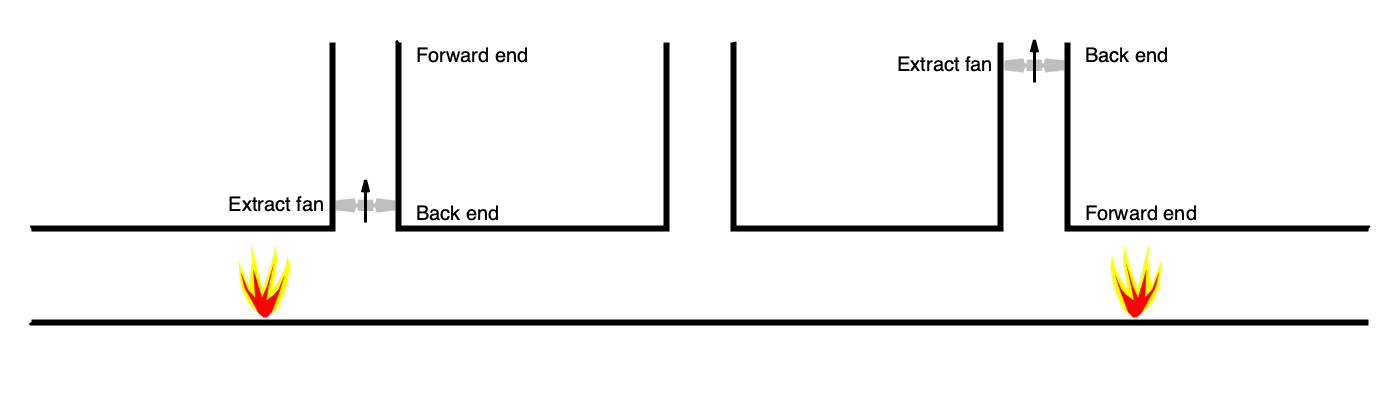

Write the gnuplot code that produced this figure.
#set terminal pdf size 29.7cm,21cm linewidth 1 font "Helvetica,22" enhanced
#outfile = "symmetric-figure-6.pdf"
set terminal pngcairo size 1400,420 linewidth 3 font "Helvetica,30" enhanced
outfile = "symmetric-figure-6.png"
set output outfile
set multiplot
unset grid
unset key

# Top left graph
set bmargin at screen 0.01
set tmargin at screen 0.99
set lmargin at screen 0.01
set rmargin at screen 0.99
unset border
unset title
unset xlabel
unset ylabel
set xrange [-2050:2050]
set yrange [0:0.88]
set noxtics
set noytics

unset key
set linetype 1 linewidth 2 lc rgb "black"
set linetype 2 linewidth 1 lc rgb "green"
set linetype 3 linewidth 1 lc rgb "blue"
set linetype 4 linewidth 2 lc rgb "black" dashtype 2
set linetype 5 linewidth 1 lc rgb "black"

left1 = -950
right1 = left1 + 400
top1 = 0.3
bottom1 = 0.23


# Define a fire burning straight up.  We have four tongues of flame
# with a large yellow icon overlaid with a smaller red icon.
xbase = 0
ybase = 0
width = 0.5
height = 0.0006
x1  = xbase
y1  = ybase
x2  = xbase - width  * 70
y2  = ybase + height * 30
x3  = xbase - width  * 110
y3  = ybase + height * 60
x4  = xbase - width  * 140
y4  = ybase + height * 100
x5  = xbase - width  * 150
y5  = ybase + height * 130
x6  = xbase - width  * 160
y6  = ybase + height * 200
x7  = xbase - width  * 130
y7  = ybase + height * 160
x8  = xbase - width  * 100
y8  = ybase + height * 110
x9  = xbase - width  * 80
y9  = ybase + height * 200
x10 = xbase - width  * 85
y10 = ybase + height * 260
x11 = xbase - width  * 75
y11 = ybase + height * 240
x12 = xbase - width  * 30
y12 = ybase + height * 130
x13 = xbase - width  * 15
y13 = ybase + height * 100
x14 = xbase - width  * 0
y14 = ybase + height * 130
x15 = xbase + width  * 40
y15 = ybase + height * 200
x16 = xbase + width  * 60
y16 = ybase + height * 255
x17 = xbase + width  * 70
y17 = ybase + height * 210
x18 = xbase + width  * 60
y18 = ybase + height * 160
x19 = xbase + width  * 40
y19 = ybase + height * 100
x20 = xbase + width  * 80
y20 = ybase + height * 130
x21 = xbase + width  * 120
y21 = ybase + height * 180
x22 = xbase + width  * 135
y22 = ybase + height * 220
x23 = xbase + width  * 145
y23 = ybase + height * 180
x24 = xbase + width  * 130
y24 = ybase + height * 120
x25 = xbase + width  * 100
y25 = ybase + height * 70
x26 = xbase + width  * 70
y26 = ybase + height * 30
x27 = xbase
y27 = xbase

x51 = xbase - width  * 10
y51 = ybase
x52 = xbase - width  * 40
y52 = ybase + height * 15
x53 = xbase - width  * 90
y53 = ybase + height * 70
x54 = xbase - width  * 120
y54 = ybase + height * 100
x55 = xbase - width  * 130
y55 = ybase + height * 120
x56 = xbase - width  * 145
y56 = ybase + height * 160
x57 = xbase - width  * 105
y57 = ybase + height * 100
x58 = xbase - width  * 60
y58 = ybase + height * 70
x59 = xbase - width  * 65
y59 = ybase + height * 110
x60 = xbase - width  * 70
y60 = ybase + height * 170
x61 = xbase - width  * 20
y61 = ybase + height * 70
x62 = xbase + width  * 10
y62 = ybase + height * 110
x63 = xbase + width  * 50
y63 = ybase + height * 190
x64 = xbase + width  * 20
y64 = ybase + height * 110
x65 = xbase + width  * 5
y65 = ybase + height * 60
x66 = xbase + width  * 50
y66 = ybase + height * 80
x67 = xbase + width  * 80
y67 = ybase + height * 100
x68 = xbase + width  * 115
y68 = ybase + height * 150
x69 = xbase + width  * 90
y69 = ybase + height * 100
x70 = xbase + width  * 40
y70 = ybase + height * 20
x71 = xbase + width  * 10
y71 = ybase
x72 = xbase - width  * 10
y72 = ybase




xaxis = -1300
yaxis = 0.21
direction = 1
set object 121 polygon from first xaxis + direction * x1, yaxis + y1 to \
                            first xaxis + direction * x2, yaxis + y2 to \
                            first xaxis + direction * x3, yaxis + y3 to \
                            first xaxis + direction * x4, yaxis + y4 to \
                            first xaxis + direction * x5, yaxis + y5 to \
                            first xaxis + direction * x6, yaxis + y6 to \
                            first xaxis + direction * x7, yaxis + y7 to \
                            first xaxis + direction * x8, yaxis + y8 to \
                            first xaxis + direction * x9, yaxis + y9 to \
                            first xaxis + direction * x10, yaxis + y10 to \
                            first xaxis + direction * x11, yaxis + y11 to \
                            first xaxis + direction * x12, yaxis + y12 to \
                            first xaxis + direction * x13, yaxis + y13 to \
                            first xaxis + direction * x14, yaxis + y14 to \
                            first xaxis + direction * x15, yaxis + y15 to \
                            first xaxis + direction * x16, yaxis + y16 to \
                            first xaxis + direction * x17, yaxis + y17 to \
                            first xaxis + direction * x18, yaxis + y18 to \
                            first xaxis + direction * x19, yaxis + y19 to \
                            first xaxis + direction * x20, yaxis + y20 to \
                            first xaxis + direction * x21, yaxis + y21 to \
                            first xaxis + direction * x22, yaxis + y22 to \
                            first xaxis + direction * x23, yaxis + y23 to \
                            first xaxis + direction * x24, yaxis + y24 to \
                            first xaxis + direction * x25, yaxis + y25 to \
                            first xaxis + direction * x26, yaxis + y26 to \
                            first xaxis + direction * x27, yaxis + y27\
                            lw 0 fc "yellow" fillstyle solid
set object 122 polygon from first xaxis + direction * x51, yaxis + y51 to \
                            first xaxis + direction * x52, yaxis + y52 to \
                            first xaxis + direction * x53, yaxis + y53 to \
                            first xaxis + direction * x54, yaxis + y54 to \
                            first xaxis + direction * x55, yaxis + y55 to \
                            first xaxis + direction * x56, yaxis + y56 to \
                            first xaxis + direction * x57, yaxis + y57 to \
                            first xaxis + direction * x58, yaxis + y58 to \
                            first xaxis + direction * x59, yaxis + y59 to \
                            first xaxis + direction * x60, yaxis + y60 to \
                            first xaxis + direction * x61, yaxis + y61 to \
                            first xaxis + direction * x62, yaxis + y62 to \
                            first xaxis + direction * x63, yaxis + y63 to \
                            first xaxis + direction * x64, yaxis + y64 to \
                            first xaxis + direction * x65, yaxis + y65 to \
                            first xaxis + direction * x66, yaxis + y66 to \
                            first xaxis + direction * x67, yaxis + y67 to \
                            first xaxis + direction * x68, yaxis + y68 to \
                            first xaxis + direction * x69, yaxis + y69 to \
                            first xaxis + direction * x70, yaxis + y70 to \
                            first xaxis + direction * x71, yaxis + y71 to \
                            first xaxis + direction * x72, yaxis + y72 \
                            lw 0 fc "red" fillstyle solid

xaxis = 1300
yaxis = 0.21
direction = -1
set object 123 polygon from first xaxis + direction * x1, yaxis + y1 to \
                            first xaxis + direction * x2, yaxis + y2 to \
                            first xaxis + direction * x3, yaxis + y3 to \
                            first xaxis + direction * x4, yaxis + y4 to \
                            first xaxis + direction * x5, yaxis + y5 to \
                            first xaxis + direction * x6, yaxis + y6 to \
                            first xaxis + direction * x7, yaxis + y7 to \
                            first xaxis + direction * x8, yaxis + y8 to \
                            first xaxis + direction * x9, yaxis + y9 to \
                            first xaxis + direction * x10, yaxis + y10 to \
                            first xaxis + direction * x11, yaxis + y11 to \
                            first xaxis + direction * x12, yaxis + y12 to \
                            first xaxis + direction * x13, yaxis + y13 to \
                            first xaxis + direction * x14, yaxis + y14 to \
                            first xaxis + direction * x15, yaxis + y15 to \
                            first xaxis + direction * x16, yaxis + y16 to \
                            first xaxis + direction * x17, yaxis + y17 to \
                            first xaxis + direction * x18, yaxis + y18 to \
                            first xaxis + direction * x19, yaxis + y19 to \
                            first xaxis + direction * x20, yaxis + y20 to \
                            first xaxis + direction * x21, yaxis + y21 to \
                            first xaxis + direction * x22, yaxis + y22 to \
                            first xaxis + direction * x23, yaxis + y23 to \
                            first xaxis + direction * x24, yaxis + y24 to \
                            first xaxis + direction * x25, yaxis + y25 to \
                            first xaxis + direction * x26, yaxis + y26 to \
                            first xaxis + direction * x27, yaxis + y27\
                            lw 0 fc "yellow" fillstyle solid
set object 124 polygon from first xaxis + direction * x51, yaxis + y51 to \
                            first xaxis + direction * x52, yaxis + y52 to \
                            first xaxis + direction * x53, yaxis + y53 to \
                            first xaxis + direction * x54, yaxis + y54 to \
                            first xaxis + direction * x55, yaxis + y55 to \
                            first xaxis + direction * x56, yaxis + y56 to \
                            first xaxis + direction * x57, yaxis + y57 to \
                            first xaxis + direction * x58, yaxis + y58 to \
                            first xaxis + direction * x59, yaxis + y59 to \
                            first xaxis + direction * x60, yaxis + y60 to \
                            first xaxis + direction * x61, yaxis + y61 to \
                            first xaxis + direction * x62, yaxis + y62 to \
                            first xaxis + direction * x63, yaxis + y63 to \
                            first xaxis + direction * x64, yaxis + y64 to \
                            first xaxis + direction * x65, yaxis + y65 to \
                            first xaxis + direction * x66, yaxis + y66 to \
                            first xaxis + direction * x67, yaxis + y67 to \
                            first xaxis + direction * x68, yaxis + y68 to \
                            first xaxis + direction * x69, yaxis + y69 to \
                            first xaxis + direction * x70, yaxis + y70 to \
                            first xaxis + direction * x71, yaxis + y71 to \
                            first xaxis + direction * x72, yaxis + y72 \
                            lw 0 fc "red" fillstyle solid


# Define the impeller of an axial fan
diameter = 180
bladechord = 0.015
arrowlen = 6 * bladechord
bladelength = 0.5 * diameter * 0.75
hub = 0.5 * diameter - bladelength
x1 = 0
y1 = bladechord * 0.8
x2 = hub * 0.9
y2 = bladechord * 0.8
x3 = hub
y3 = bladechord * 0.75

x4 = hub
y4 = bladechord * 0.3
x5 = hub + bladelength * 0.1
y5 = bladechord * 0.3
x6 = hub + bladelength * 0.15
y6 = bladechord
x7 = hub + bladelength * 0.98
y7 = bladechord * 0.7
x8 = hub + bladelength * 1
y8 = 0
x17 = hub + bladelength * 0.98
y17 = -bladechord * 0.7
x16 = hub + bladelength * 0.15
y16 = -bladechord
x15 = hub + bladelength * 0.1
y15 = -bladechord * 0.3
x14 = hub
y14 = -bladechord * 0.3
x13 = hub
y13 = -bladechord * 0.75
x12 = hub * 0.9
y12 = -bladechord * 0.8
x11 = 0
y11 = -bladechord * 0.8



# Set the fan icon in the left-hand shaft
xaxis = -1000
yaxis = 0.45
set object 153 polygon from first xaxis + x1, yaxis + y1 to \
                            first xaxis + x2, yaxis + y2 to \
                            first xaxis + x3, yaxis + y3 to \
                            first xaxis + x4, yaxis + y4 to \
                            first xaxis + x5, yaxis + y5 to \
                            first xaxis + x6, yaxis + y6 to \
                            first xaxis + x7, yaxis + y7 to \
                            first xaxis + x8, yaxis + y8 to \
                            first xaxis + x17, yaxis + y17 to \
                            first xaxis + x16, yaxis + y16 to \
                            first xaxis + x15, yaxis + y15 to \
                            first xaxis + x14, yaxis + y14 to \
                            first xaxis + x13, yaxis + y13 to \
                            first xaxis + x12, yaxis + y12 to \
                            first xaxis + x11, yaxis + y11 to\
                            first xaxis - x11, yaxis + y11 to \
                            first xaxis - x12, yaxis + y12 to \
                            first xaxis - x13, yaxis + y13 to \
                            first xaxis - x14, yaxis + y14 to \
                            first xaxis - x15, yaxis + y15 to \
                            first xaxis - x16, yaxis + y16 to \
                            first xaxis - x17, yaxis + y17 to \
                            first xaxis - x8, yaxis + y8 to \
                            first xaxis - x7, yaxis + y7 to \
                            first xaxis - x6, yaxis + y6 to \
                            first xaxis - x5, yaxis + y5 to \
                            first xaxis - x4, yaxis + y4 to \
                            first xaxis - x3, yaxis + y3 to \
                            first xaxis - x2, yaxis + y2 to \
                            first xaxis - x1, yaxis + y1 \
                            lw 0 fc "gray" fillstyle solid
set arrow 154 from first xaxis, yaxis - arrowlen * 0.4 \
              to   first xaxis, yaxis + arrowlen * 0.6 \
              front linetype 1 linewidth 1

# Set the fan icon in the right-hand shaft
xaxis = 1000
yaxis = 0.75
set object 155 polygon from first xaxis + x1, yaxis + y1 to \
                            first xaxis + x2, yaxis + y2 to \
                            first xaxis + x3, yaxis + y3 to \
                            first xaxis + x4, yaxis + y4 to \
                            first xaxis + x5, yaxis + y5 to \
                            first xaxis + x6, yaxis + y6 to \
                            first xaxis + x7, yaxis + y7 to \
                            first xaxis + x8, yaxis + y8 to \
                            first xaxis + x17, yaxis + y17 to \
                            first xaxis + x16, yaxis + y16 to \
                            first xaxis + x15, yaxis + y15 to \
                            first xaxis + x14, yaxis + y14 to \
                            first xaxis + x13, yaxis + y13 to \
                            first xaxis + x12, yaxis + y12 to \
                            first xaxis + x11, yaxis + y11 to\
                            first xaxis - x11, yaxis + y11 to \
                            first xaxis - x12, yaxis + y12 to \
                            first xaxis - x13, yaxis + y13 to \
                            first xaxis - x14, yaxis + y14 to \
                            first xaxis - x15, yaxis + y15 to \
                            first xaxis - x16, yaxis + y16 to \
                            first xaxis - x17, yaxis + y17 to \
                            first xaxis - x8, yaxis + y8 to \
                            first xaxis - x7, yaxis + y7 to \
                            first xaxis - x6, yaxis + y6 to \
                            first xaxis - x5, yaxis + y5 to \
                            first xaxis - x4, yaxis + y4 to \
                            first xaxis - x3, yaxis + y3 to \
                            first xaxis - x2, yaxis + y2 to \
                            first xaxis - x1, yaxis + y1 \
                            lw 0 fc "gray" fillstyle solid
set arrow 156 from first xaxis, yaxis - arrowlen * 0.4 \
              to   first xaxis, yaxis + arrowlen * 0.6 \
              front linetype 1 linewidth 1

set label 1 "{/*0.5 Back end}" at first -850, 0.45 left
set label 2 "{/*0.5 Forward end}" at first -850, 0.79 left
set label 3 "{/*0.5 Back end}" at first 1150, 0.79 left
set label 4 "{/*0.5 Forward end}" at first 1150, 0.45 left
set label 5 "{/*0.5 Extract fan}" at first -1125, 0.47 right
set label 6 "{/*0.5 Extract fan}" at first 875, 0.77 right


plot "-" with lines linestyle 1 # Dashed black gridlines
-2000   0.2
 2000    0.2

-2000   0.4
-1100    0.4
-1100    0.8

-900     0.8
-900     0.4
-100     0.4
-100     0.8

 100     0.8
 100     0.4
 900     0.4
 900     0.8

 2000   0.4
 1100    0.4
 1100    0.8
e # terminates the plot data
